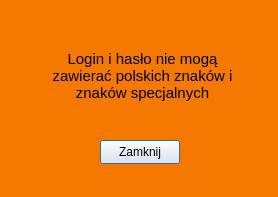
<?xml version="1.0" encoding="UTF-8"?>
<ui version="4.0">
 <class>BadLoginDialog</class>
 <widget class="QDialog" name="BadLoginDialog">
  <property name="geometry">
   <rect>
    <x>0</x>
    <y>0</y>
    <width>278</width>
    <height>197</height>
   </rect>
  </property>
  <property name="palette">
   <palette>
    <active>
     <colorrole role="Base">
      <brush brushstyle="SolidPattern">
       <color alpha="255">
        <red>255</red>
        <green>255</green>
        <blue>255</blue>
       </color>
      </brush>
     </colorrole>
     <colorrole role="Window">
      <brush brushstyle="SolidPattern">
       <color alpha="255">
        <red>245</red>
        <green>121</green>
        <blue>0</blue>
       </color>
      </brush>
     </colorrole>
    </active>
    <inactive>
     <colorrole role="Base">
      <brush brushstyle="SolidPattern">
       <color alpha="255">
        <red>255</red>
        <green>255</green>
        <blue>255</blue>
       </color>
      </brush>
     </colorrole>
     <colorrole role="Window">
      <brush brushstyle="SolidPattern">
       <color alpha="255">
        <red>245</red>
        <green>121</green>
        <blue>0</blue>
       </color>
      </brush>
     </colorrole>
    </inactive>
    <disabled>
     <colorrole role="Base">
      <brush brushstyle="SolidPattern">
       <color alpha="255">
        <red>245</red>
        <green>121</green>
        <blue>0</blue>
       </color>
      </brush>
     </colorrole>
     <colorrole role="Window">
      <brush brushstyle="SolidPattern">
       <color alpha="255">
        <red>245</red>
        <green>121</green>
        <blue>0</blue>
       </color>
      </brush>
     </colorrole>
    </disabled>
   </palette>
  </property>
  <property name="windowTitle">
   <string>Dialog</string>
  </property>
  <widget class="QPushButton" name="pushButton">
   <property name="geometry">
    <rect>
     <x>100</x>
     <y>140</y>
     <width>80</width>
     <height>24</height>
    </rect>
   </property>
   <property name="text">
    <string>Zamknij</string>
   </property>
  </widget>
  <widget class="QLabel" name="label">
   <property name="geometry">
    <rect>
     <x>37</x>
     <y>40</y>
     <width>211</width>
     <height>71</height>
    </rect>
   </property>
   <property name="font">
    <font>
     <pointsize>11</pointsize>
    </font>
   </property>
   <property name="text">
    <string>Login i hasło nie mogą zawierać polskich znaków i znaków specjalnych</string>
   </property>
   <property name="textFormat">
    <enum>Qt::AutoText</enum>
   </property>
   <property name="scaledContents">
    <bool>false</bool>
   </property>
   <property name="alignment">
    <set>Qt::AlignCenter</set>
   </property>
   <property name="wordWrap">
    <bool>true</bool>
   </property>
  </widget>
 </widget>
 <resources/>
 <connections/>
</ui>
